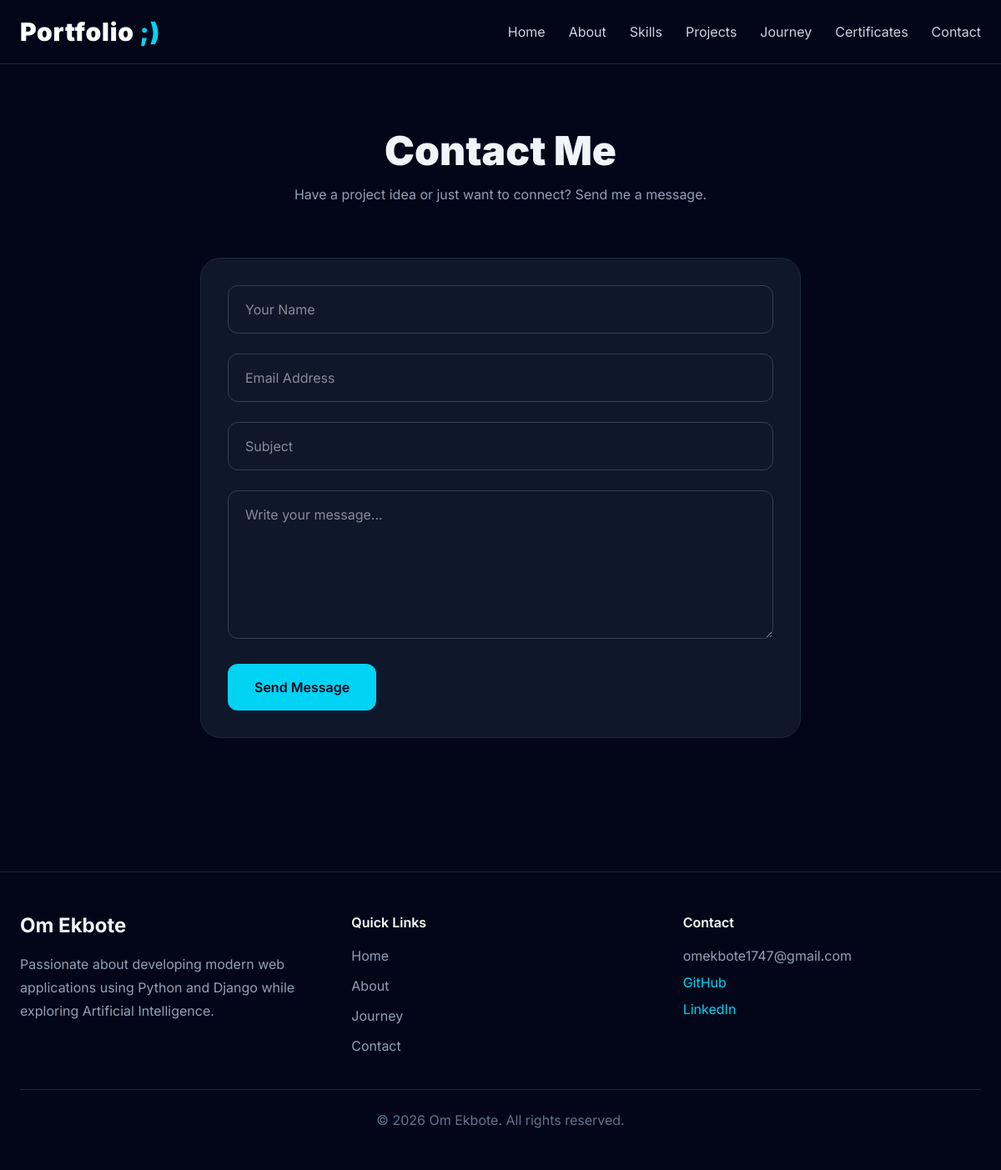
Page /contact/ on the committed database.
### website/models.py (models this page shows, shortened)
class Profile(models.Model):
    full_name = models.CharField(max_length=100)
    title = models.CharField(max_length=150)
    short_bio = models.TextField()
    profile_image = models.ImageField(
        upload_to="profile/",
        blank=True,
        null=True
    )
    resume = models.FileField(
        upload_to="resume/",
        blank=True,
        null=True
    )
    email = models.EmailField()
    phone = models.CharField(
        max_length=20,
        blank=True
    )
    location = models.CharField(
        max_length=100,
        blank=True
    )
    github = models.URLField(
        blank=True
    )
    linkedin = models.URLField(
        blank=True
    )
    instagram = models.URLField(
        blank=True
    )
    about = models.TextField(
        blank=True,
        help_text="Detailed About Me section."
    )
    is_active = models.BooleanField(default=True)
    class Meta:
        verbose_name = "Profile"
        verbose_name_plural = "Profile"

### website/views.py (the view)
# urls.py: path("contact/", views.contact, name="contact"),
def contact(request):
    if request.method == "POST":
        form = ContactForm(request.POST)
        if form.is_valid():
            form.save()
            messages.success(
                request,
                "Your message has been sent successfully."
            )
            form = ContactForm()
    else:
        form = ContactForm()
    return render(
        request,
        "contact.html",
        {
            "form": form
        }
    )

### website/context_processors.py (called while the page is built)
def profile_context(request):
    profile = Profile.objects.filter(
        is_active=True
    ).first()
    return {
        "profile": profile,
        "project_count": Project.objects.count(),
        "skill_count": Skill.objects.count(),
        "certificate_count": Certificate.objects.count(),
    }

### templates/contact.html (shortened to what this page needs)
{% extends "base.html" %}
{% block content %}
<section class="bg-slate-950 min-h-screen py-20">
    <div class="max-w-3xl mx-auto px-6">
        <div class="text-center">
            <h1 class="text-5xl font-black">
                Contact Me
            </h1>
            <p class="mt-4 text-slate-400">
                Have a project idea or just want to connect? Send me a message.
            </p>
        </div>
        <form
            method="POST"
            class="bg-slate-900 border border-slate-800 rounded-3xl p-8 mt-16 space-y-6">
            <div>
                {{ form.name }}
            </div>
            <div>
                {{ form.email }}
            </div>
            <div>
                {{ form.subject }}
            </div>
            <div>
                {{ form.message }}
            </div>
            <button
                type="submit"
                class="bg-cyan-400 text-slate-950 font-semibold px-8 py-4 rounded-xl hover:bg-cyan-300 transition">
                Send Message
            </button>
        </form>
    </div>
</section>
{% endblock %}

### templates/partials/footer.html
<footer class="border-t border-slate-800 mt-20 bg-slate-950">
    <div class="max-w-7xl mx-auto px-6 py-12">
        <div class="grid md:grid-cols-3 gap-10">
            <div>
                <h2 class="text-2xl font-bold">
                    {{ profile.full_name|default:"Your Portfolio" }}
                </h2>
                <p class="mt-4 text-slate-400 leading-7">
                    {{ profile.short_bio|truncatewords:20 }}
                </p>
            </div>
            <div>
                <h3 class="font-semibold text-white mb-4">
                    Quick Links
                </h3>
                <ul class="space-y-3 text-slate-400">
                    <li><a href="{% url 'home' %}" class="hover:text-cyan-400">Home</a></li>
                    <li><a href="{% url 'about' %}" class="hover:text-cyan-400">About</a></li>
                    <li><a href="{% url 'journey' %}" class="hover:text-cyan-400">Journey</a></li>
                    <li><a href="{% url 'contact' %}" class="hover:text-cyan-400">Contact</a></li>
                </ul>
            </div>
            <div>
                <h3 class="font-semibold text-white mb-4">
                    Contact
                </h3>
                <p class="text-slate-400">
                    {{ profile.email }}
                </p>
                {% if profile.github %}
                <a href="{{ profile.github }}"
                   target="_blank"
                   class="block mt-2 text-cyan-400">
                    GitHub
                </a>
                {% endif %}
                {% if profile.linkedin %}
                <a href="{{ profile.linkedin }}"
                   target="_blank"
                   class="block mt-2 text-cyan-400">
                    LinkedIn
                </a>
                {% endif %}
            </div>
        </div>
        <div class="border-t border-slate-800 mt-10 pt-6 text-center text-slate-500">
            © {% now "Y" %} {{ profile.full_name|default:"Portfolio" }}. All rights reserved.
        </div>
    </div>
</footer>

### rows in the picture
Profile: full_name "Om Ekbote", short_bio "Passionate about developing modern web applications using Python and Django while exploring Artificial Intelligence.", email "omekbote1747@gmail.com"
